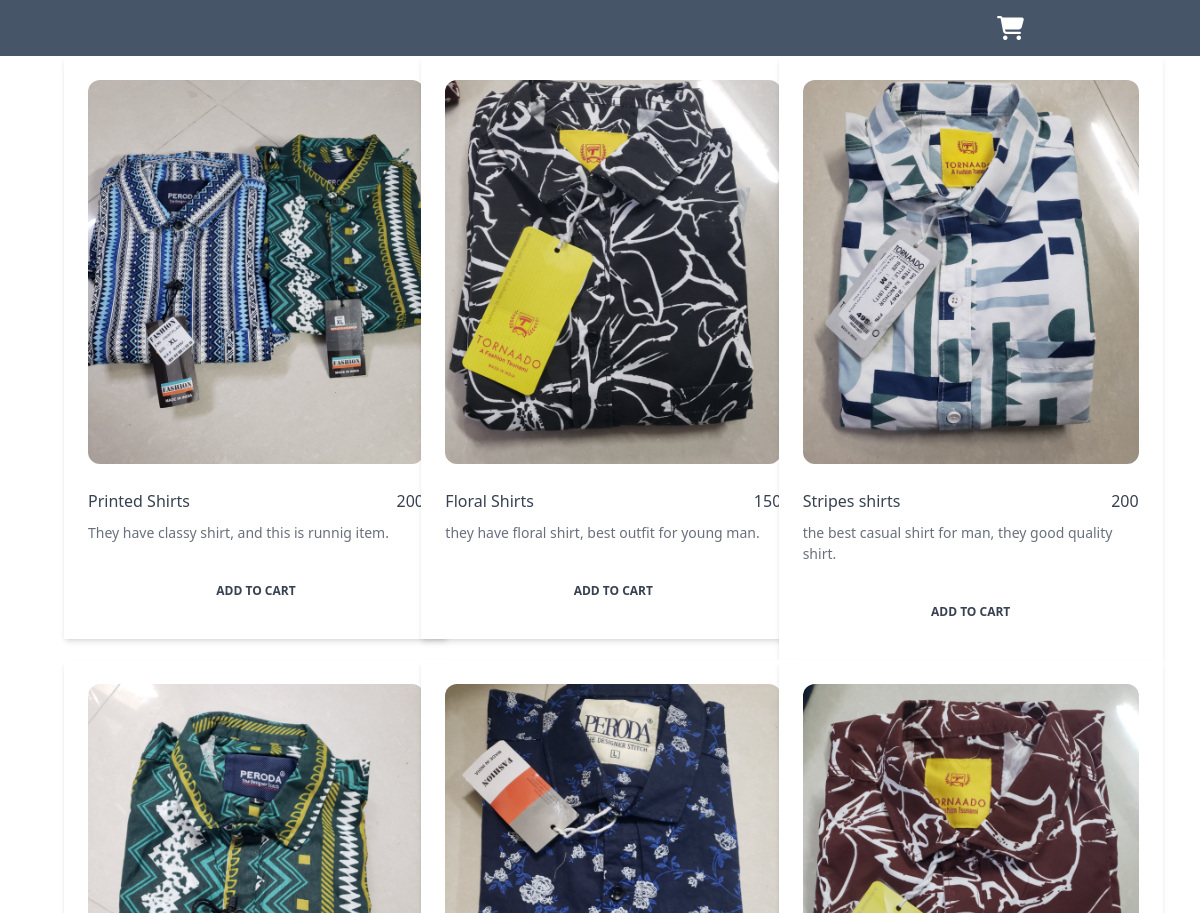
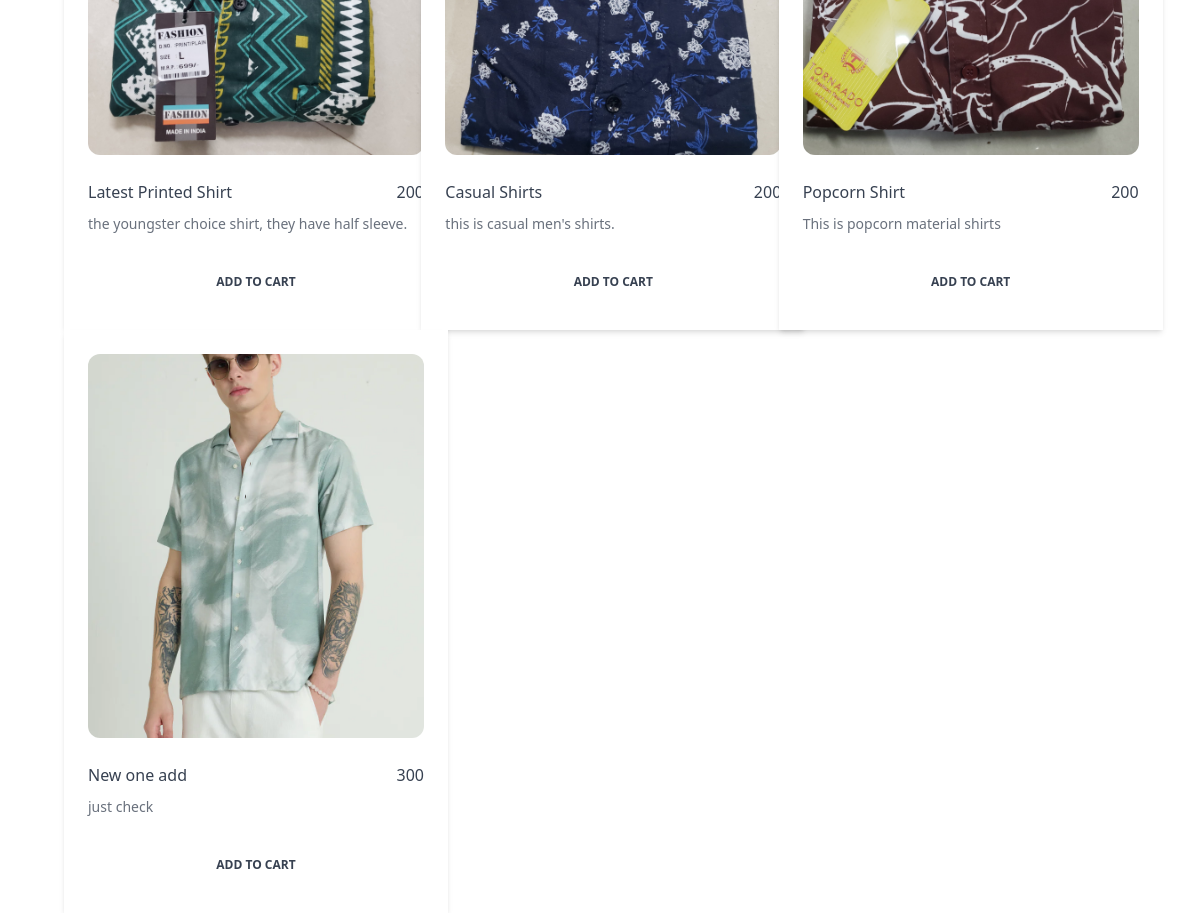
Page /shop on the committed database (2 pictures, top to bottom).
### New_App/models.py (models this page shows, shortened)
class Products(models.Model):
    name = models.CharField(max_length=100)
    price = models.IntegerField()
    description = models.TextField()
    image = models.ImageField(upload_to='images/')
    created_at = models.DateTimeField(auto_now_add=True)

### New_App/views.py (the view)
# urls.py: path('shop', ShopFun, name='shop'),
def ShopFun(request):
    shop_obj = Products.objects.all()
    return render(request, 'shop.html', {'shop_obj':shop_obj})

### New_App/templates/shop.html
{% extends "base.html" %}
{% block start %}
<a href='{% url "view_cart" %}' class='h-14 w-full bg-slate-600 flex justify-end text-2xl pr-44 text-white py-3'>
<i class="fa-solid fa-cart-shopping"></i>
</a>
<div class='grid grid-cols-3 mx-16'>
{% for shop_objs in shop_obj %}
<div class="">
    <div class="">
        <div class="relative flex flex-col text-gray-700 bg-white shadow-md bg-clip-border  w-96">
            <div class="relative mx-4 mt-4 overflow-hidden text-gray-700 bg-white bg-clip-border rounded-xl h-96">
                <a href="{% url 'product_detail' shop_objs.id %}">
                    <img src="{{ shop_objs.image.url }}" alt="card-image" class="object-cover w-full h-full" />
                </a>
            </div>
            <div class="p-6">
                <div class="flex items-center justify-between mb-2">
                    <p class="block font-sans text-base antialiased font-medium leading-relaxed text-blue-gray-900">
                        {{shop_objs.name}}
                    </p>
                    <p class="block font-sans text-base antialiased font-medium leading-relaxed text-blue-gray-900">
                        {{shop_objs.price}}
                    </p>
                </div>
                <p class="block font-sans text-sm antialiased font-normal leading-normal text-gray-700 opacity-75">
                    {{shop_objs.description}}
                </p>
            </div>
            <div class="p-6 pt-0">
                <button
                    onclick="location.href='{% url 'add_to_cart' shop_objs.id %}'"
                    class="align-middle select-none font-sans font-bold text-center uppercase transition-all disabled:opacity-50 disabled:shadow-none disabled:pointer-events-none text-xs py-3 px-6 rounded-lg shadow-gray-900/10 hover:shadow-gray-900/20 focus:opacity-[0.85] active:opacity-[0.85] active:shadow-none block w-full bg-blue-gray-900/10 text-blue-gray-900 shadow-none hover:scale-105 hover:shadow-none focus:scale-105 focus:shadow-none active:scale-100"
                    type="button">
                    Add to Cart
                </button>
            </div>
        </div>
    </div>
</div>
{% endfor %}
</div>
{% endblock %}

### templates/base.html (shortened to what this page needs)
{% load static tailwind_tags %}
{% load static %}
<!DOCTYPE html>
<html lang="en">
<head>
    <link href="https://cdn.jsdelivr.net/npm/bootstrap@5.3.3/dist/css/bootstrap.min.css" rel="stylesheet">
    <link rel="stylesheet" href="{% static "css/style.css" %}">
    <link
      href="https://cdn.jsdelivr.net/npm/remixicon@4.3.0/fonts/remixicon.css"
      rel="stylesheet"
    />
    <link
      rel="stylesheet"
      href="https://use.fontawesome.com/releases/v5.15.4/css/all.css"
    />
    {% tailwind_css %}
</head>
<body>
    {% block start %}
    {% endblock %}
</body>
</html>

### static/css/style.css (style rules this page uses)
:root { --primary-color: #e5c641; --text-dark: #000000; --text-light: #737373; --extra-light: #f4f6f6; --white: #ffffff; --max-width: 1200px; }
* { padding: 0; margin: 0; box-sizing: border-box; }
img { display: flex; width: 100%; }
a { text-decoration: none; transition: 0.3s; }
html, body { scroll-behavior: smooth; }
body { font-family: "Poppins", sans-serif; }

### rows in the picture
Products: image (picture), name "Printed Shirts", price "200", description "They have classy shirt, and this is runnig item."
Products: image (picture), name "Floral Shirts", price "150", description "they have floral shirt, best outfit for young man."
Products: image (picture), name "Stripes shirts", price "200", description "the best casual shirt for man, they good quality shirt."
Products: image (picture), name "Latest Printed Shirt", price "200", description "the youngster choice shirt, they have half sleeve."
Products: image (picture), name "Casual Shirts", price "200", description "this is casual men's shirts."
Products: image (picture), name "Popcorn Shirt", price "200", description "This is popcorn material shirts"
Products: image (picture), name "New one add", price "300", description "just check"
